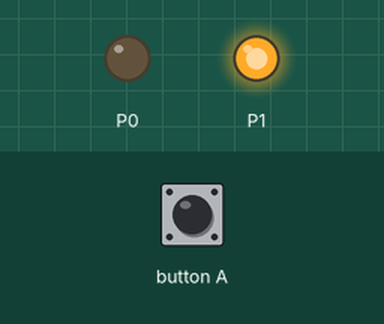
Simulated run of this program. Board: BBC micro:bit running MicroPython. On the bench: output pins drawn as LEDs (lit = HIGH). The test bench sets the inputs (shaded band).

Above: at 1.2 s.
1.3 s: button A pressed for 0.15 s
At 1.39 s:
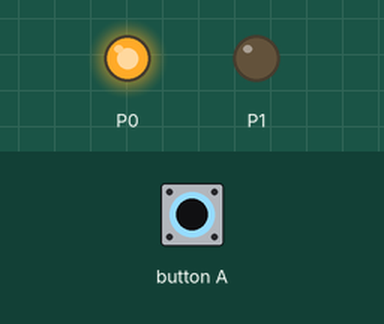
2.9 s: button A pressed for 3.2 s
At 7.0 s:
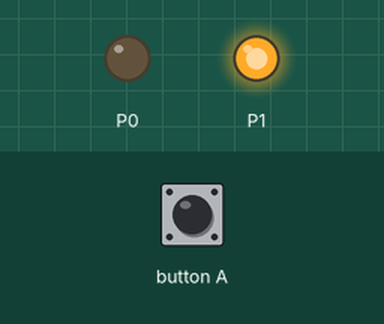
Timing chart, 0 to 8.5 s (numbered marks = the images above; inputs shaded):
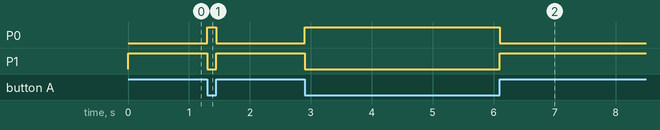

The program:

_____.py
```python
from microbit import *


while True:
    if pin5.read_digital():#±»µ²×¡ÁË
        pin0.write_digital(0)
        pin1.write_digital(1)
    else:  #Ã»ÓÐ±»µ²×¡
        pin0.write_digital(1)
        pin1.write_digital(0)        
```

Measured:
- after the input at 1.3 s, P0: LOW → HIGH at once, → LOW 0.15 s later; P1: HIGH → LOW at once, → HIGH 0.15 s later
- after the input at 2.9 s, P0: LOW → HIGH at once, → LOW 3.2 s later; P1: HIGH → LOW at once, → HIGH 3.2 s later
